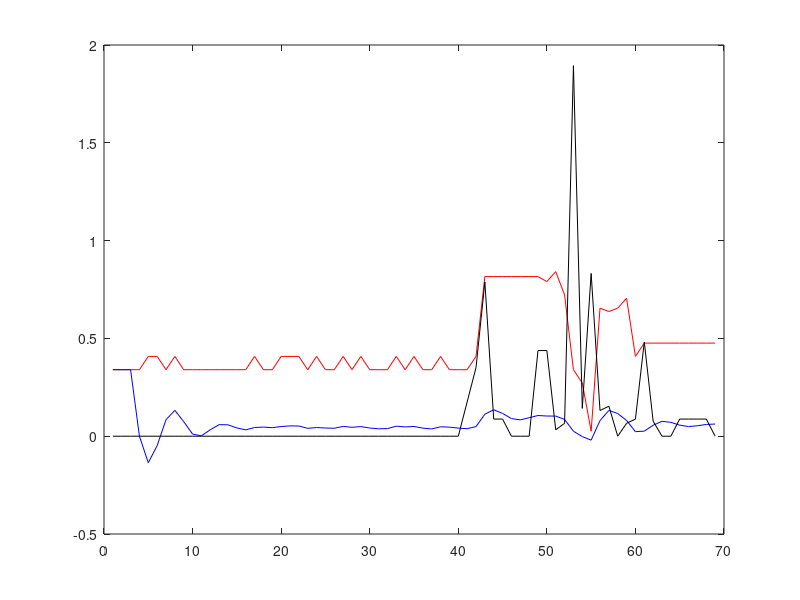

Here is the MATLAB script that generated this plot:
%%High Pass Filter test
clc
clear all
close all

load('highpassfeedtest.mat')
load('highpasstautest.mat')

actualtau = feedbackfilewrenchx2(:,2:7);
hpf_tau = actualtau;
slope = zeros(size(actualtau));
%lpf_tau = sgolayfilt(actualtau,2,3);

h0 = 0.139207;
h1 = 0.4262528;
h2 = -0.4262528;
h3 = -0.1392073;

for i=4:size(actualtau,1)
    for j = 1:size(actualtau,2)
        hpf_tau(i,j) = h0*hpf_tau(i,j)+h1*hpf_tau(i-1,j)+h2*hpf_tau(i-2,j)+h3*hpf_tau(i-3,j);
        slope(i,j) = actualtau(i,j) - actualtau(i-1,j);
    end
end
plot(actualtau(:,1),'r')
hold on;
plot(hpf_tau(:,1),'b')
plot(abs(slope(:,2)),'k')
% %plot(time_vect,dxl_present_current_vect(:,1))
% current = 4.5*(dxl_present_current_vect - 2048)/1000;
% %hpf_current = zeros(length(current),1);
% std_current = zeros(length(current),1);
% h0 = -0.339207;
% h1 = -0.5262528;
% h2 = 0.5262528;
% h3 = 0.3392073;
% mean_current = sum(abs(current)')/6;
% hpf_current = mean_current;
% for i = 4:length(hpf_current)
%     %hpf_current(i) = (hpf_current(i)+hpf_current(i-1)+hpf_current(i-2))/3;
%     hpf_current(i) = h0*hpf_current(i) + h1*hpf_current(i-1) + h2*hpf_current(i-2) + h3*hpf_current(i-3);
%     
% end
% % bhi = fir1(3,0.4,'high',chebwin(35,30));
% % outhi = filter(bhi,5,hpf_current);
% plot(time_vect,abs(hpf_current))
% hold on;
% plot(time_vect,mean_current)